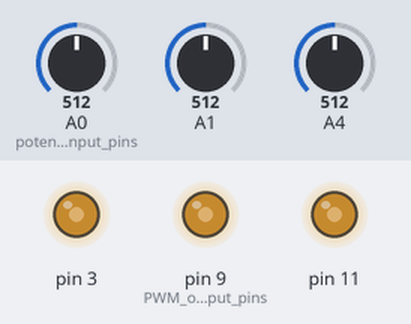
The sketch below on a simulated Arduino Uno, built with avr-gcc and run on an emulated ATmega328P. Parts: output pins drawn as LEDs (lit = HIGH). The inputs (shaded band) are chosen by the test bench; at power-on: A0 (potentiometer_input_pins) = 512, A1 = 512, A4 = 512. What the sketch prints to the serial monitor is not drawn.

Above: at 1.2 s.
1.3 s: A0 (potentiometer_input_pins) set to 716
At 2.1 s:
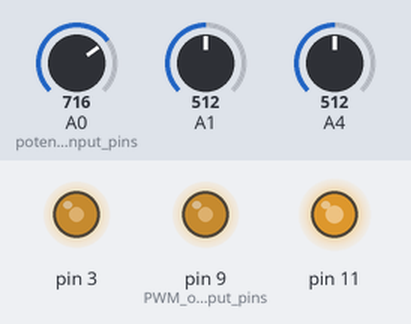
2.8 s: A1 set to 716
At 3.2 s:
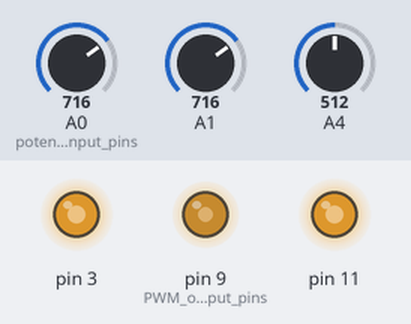
4.3 s: A4 set to 716
At 5.5 s:
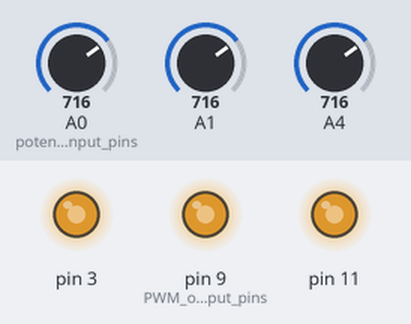
5.8 s: A0 (potentiometer_input_pins) set to 900
At 6.7 s:
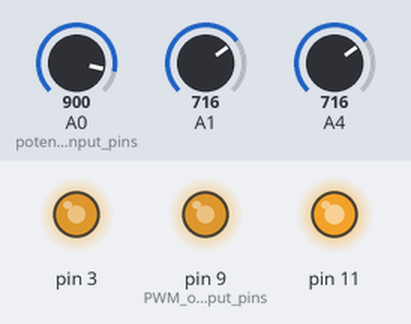
7.3 s: A1 set to 900
At 7.9 s:
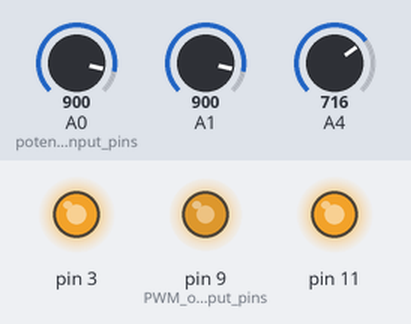
8.8 s: A4 set to 900
At 10.2 s:
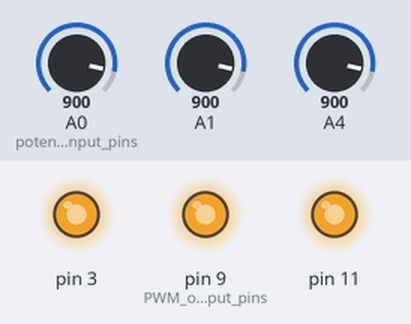
Timing chart, 0 to 11.3 s (numbered marks = the images above; inputs shaded):
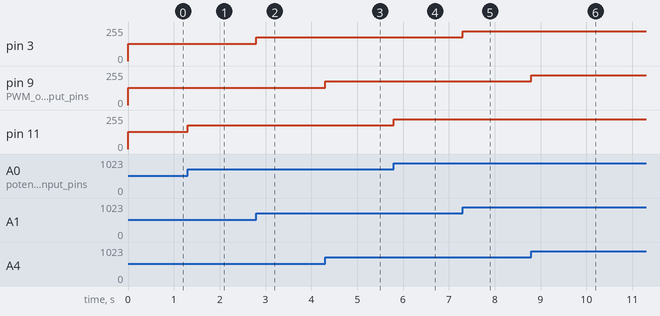

Measured:
- after the input at 1.3 s, pin 11: 128/255 → 179/255 at once
- after the input at 2.8 s, pin 3: 128/255 → 179/255 at once
- after the input at 4.3 s, pin 9 (PWM_output_pins): 128/255 → 179/255 at once
- after the input at 5.8 s, pin 11: 179/255 → 225/255 at once
- after the input at 7.3 s, pin 3: 179/255 → 225/255 at once
- after the input at 8.8 s, pin 9 (PWM_output_pins): 179/255 → 225/255 at once

The sketch:

main.ino
```cpp
const byte numChars = 32;
char receivedChars[numChars]; // an array to store the received data
byte red; byte green; byte blue; // bytes are 8-bit values, 0-255 unsigned
bool software=false;
boolean newData = false;

void apply(byte r, byte g, byte b){
    analogWrite(9, r);
    analogWrite(11,b);
    analogWrite(3,g);
}


void setup(){

	Serial.begin(38400); //start Serial comm
	pinMode(A0, INPUT); // potentiometer input pins
	pinMode(A1, INPUT);
	pinMode(A4, INPUT);
	pinMode(9, OUTPUT); // PWM output pins
	pinMode(11, OUTPUT);
	pinMode(3, OUTPUT);
	red=0; green=0; blue=0; // visual test of succesful program launch
}

void recieveCommand() {
	static byte ndx = 0;
	char endMarker = '\0'; //carriage return marks end of serial line
	char rc;
	while (Serial.available() > 0 && newData == false) {
		rc = Serial.read(); // reads in one byte from serial buffer
		if (rc != endMarker) { //continue to read in serial data
			receivedChars[ndx] = rc;
			ndx++;
			if (ndx >= numChars) {
				ndx = numChars - 1;
			}
		}
		else {
			receivedChars[ndx] = '\0'; // demarcate the end of OUR string.
			ndx = 0;
			newData = true;
			byte r0=receivedChars[0]-1;
			byte r1=receivedChars[1]-1;
			byte r2=receivedChars[2]-1;
			byte r3=receivedChars[3]-1;
			if(r3!=0){ // check final byte about whether to accept or ignore incoming data
				red=r0; // if byte!=0, set values to recieved data
				green=r1;
				blue=r2;
				software=true;
			}
			else{
				software=false;
			}
		}
	}
	newData=false;
}

void loop(){
		if(!software){

			int noOfChanges=0;
			byte redcur=byte(analogRead(A4)/4); //assign current Red to 'cur'
			if(abs(red-redcur)>1){ // if red changed
				red=redcur;  // assign red
				noOfChanges++; // prep for serial change
			}
			byte greencur=byte(analogRead(A1)/4);  //assign current Green to 'cur'
			if(abs(green-greencur)>1){
				green=greencur;
				noOfChanges++;
			}
			byte bluecur=byte(analogRead(A0)/4);  //assign current Blue to 'cur'
			if(abs(blue-bluecur)>1){ // if blue changed
				blue=bluecur;  // assign blue
				noOfChanges++;
			}
			if(noOfChanges>0){
				// TODO make sure that we don't ship any zeros except for zero byte
				Serial.write(min(red+1,255));
				Serial.write(min(green+1,255));
				Serial.write(min(blue+1,255));
				Serial.write('\0');
			}
		}
		recieveCommand(); // recieve values and set numbers
		apply(red,green,blue); // apply the set numbers
}
```
